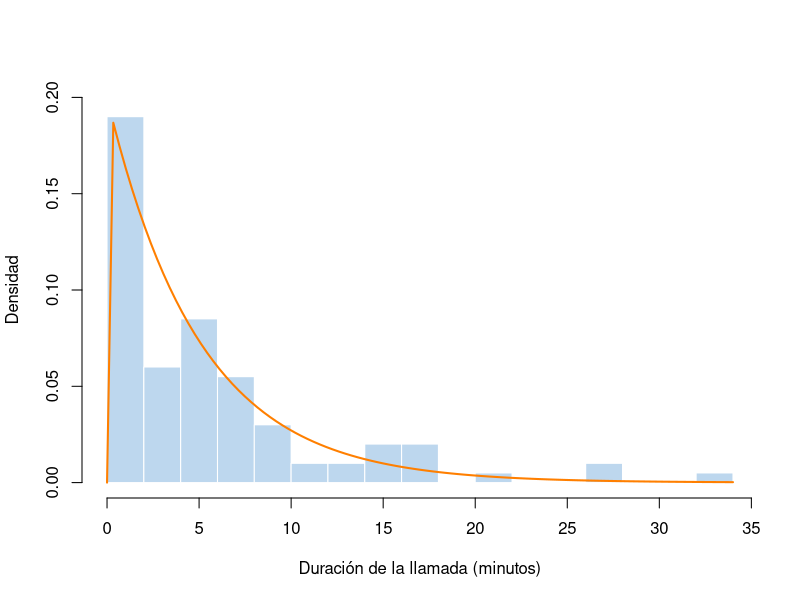
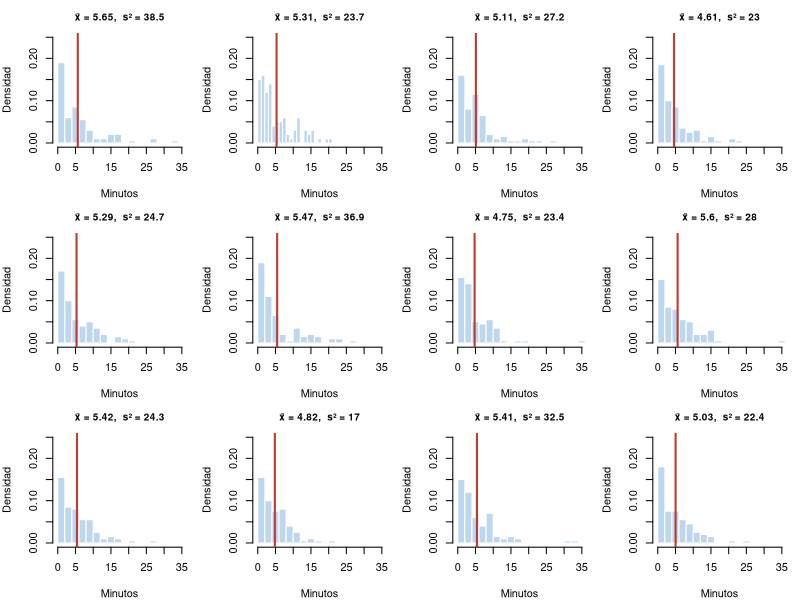

Reproduce these figures in R, in order.
## ---- chunk 1
knitr::opts_chunk$set(echo = TRUE, message = FALSE, warning = FALSE, comment = NA, collapse = FALSE)
## ---- chunk 2
set.seed(2026)
clientes <- sample(1:5000, size = 200)   # sin reemplazo: ningún cliente sale dos veces
head(sort(clientes), 10)
## ---- chunk 3
set.seed(2026)
llamadas <- rexp(100, rate = 1/5)
round(head(llamadas, 10), 2)   # las primeras 10 duraciones, en minutos
## ---- chunk 4
hist(llamadas, breaks = 20, freq = FALSE, col = "#BDD7EE", border = "white",
     main = "", xlab = "Duración de la llamada (minutos)", ylab = "Densidad", ylim = c(0, 0.2))
curve(dexp(x, rate = 1/5), add = TRUE, col = "#FF7F00", lwd = 2)
## ---- chunk 5
mean(llamadas)          # estimación de la media, que es 5
var(llamadas)           # estimación de la varianza, que es 25
mean(llamadas > 10)     # estimación de P(X > 10), que es exp(-2) = 0.135
## ---- chunk 6
set.seed(2026)
muestras <- replicate(12, rexp(100, rate = 1/5))   # cada columna es una muestra
medias <- apply(muestras, 2, mean)
varianzas <- apply(muestras, 2, var)
round(medias, 2)
round(varianzas, 1)
## ---- chunk 7
par(mfrow = c(3, 4), mar = c(4, 4, 2.5, 1))
for (j in 1:12) {
  hist(muestras[, j], breaks = 15, freq = FALSE, col = "#BDD7EE", border = "white",
       xlim = c(0, 35), ylim = c(0, 0.25), xlab = "Minutos", ylab = "Densidad",
       main = paste0("x̄ = ", round(medias[j], 2), ",  s² = ", round(varianzas[j], 1)), cex.main = 0.9)
  abline(v = medias[j], col = "#C0392B", lwd = 2)
}
## ---- chunk 8
set.seed(2026)
medias_1000 <- apply(replicate(12, rexp(1000, rate = 1/5)), 2, mean)
round(medias_1000, 2)
round(range(medias_1000), 2)
## ---- chunk 9
mean(llamadas < 2)
pexp(2, rate = 1/5)
